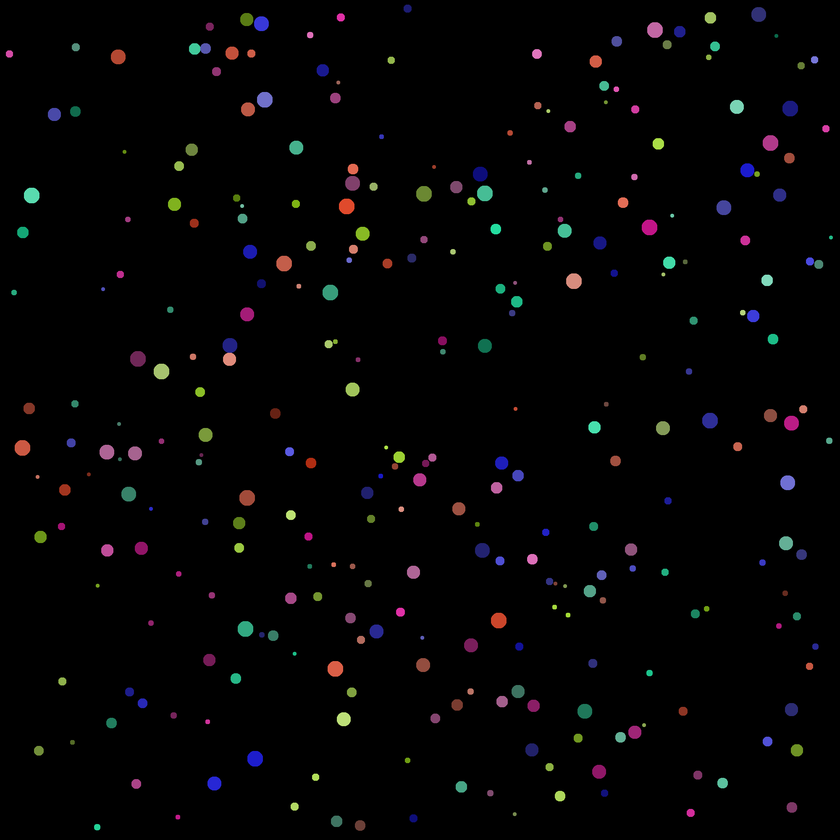
#> input picture balls.png, 840 x 840 px, shrunk from 2000 x 2000 before the run
$ python main.py
#> lines starting #> are read from the running program, lines starting #| are printed output that depends on the picture; after the words box and inside, x2 and y2 are one past the last pixel; in counts of white or black regions, pixels touching at a corner belong together
import matplotlib.pyplot as plt
import numpy as np
from skimage.measure import regionprops, label
from pathlib import Path

def neighbours4(y, x):
    return (y-1, x), (y+1, x), (y, x-1), (y, x+1)


def count_balls(region):
    shape = region.image.shape
    new_image = np.zeros((shape[0] + 2, shape[1] + 2), dtype=bool)
    new_image[1: -1, 1:-1] = region.image
    new_image = np.logical_not(new_image)
    labeled = label(new_image)
    return np.max(labeled) - 1

def calculate_centroid(region):
    return region.centroid

def recognize(region):
    if np.all(region.image):
        return "Полный объект"

    balls = count_balls(region)

    return f"Количество касающийся шариков: {balls}"

def fill_and_find_touching(lb, label, y, x):
    lb[y, x] = label
    for ny, nx in neighbours4(y, x):
        if 0 <= ny < lb.shape[0] and 0 <= nx < lb.shape[1]:
            if lb[ny, nx] == -1:  # Если пиксель не помечен
                fill_and_find_touching(lb, label, ny, nx)
            elif lb[ny, nx] != 0 and lb[ny, nx] != label:
                print(f"Шарики касаются друг друга на пикселях: ({y}, {x}) и ({ny}, {nx})")

def recursive_labeling(image):
    lb = image * -1
    label = 0
    for y in range(lb.shape[0]):
        for x in range(lb.shape[1]):
            if lb[y, x] == -1 and image[y, x] != 0:
                label += 1
                fill_and_find_touching(lb, label, y, x)
    return lb


symbols = plt.imread(Path(__file__).parent / "balls.png")
#> symbols is the input picture: shape (840, 840, 3) float32; mean R, G, B 0.0163, 0.0144, 0.0162
gray = symbols[:, :, :-1].mean(axis=2)
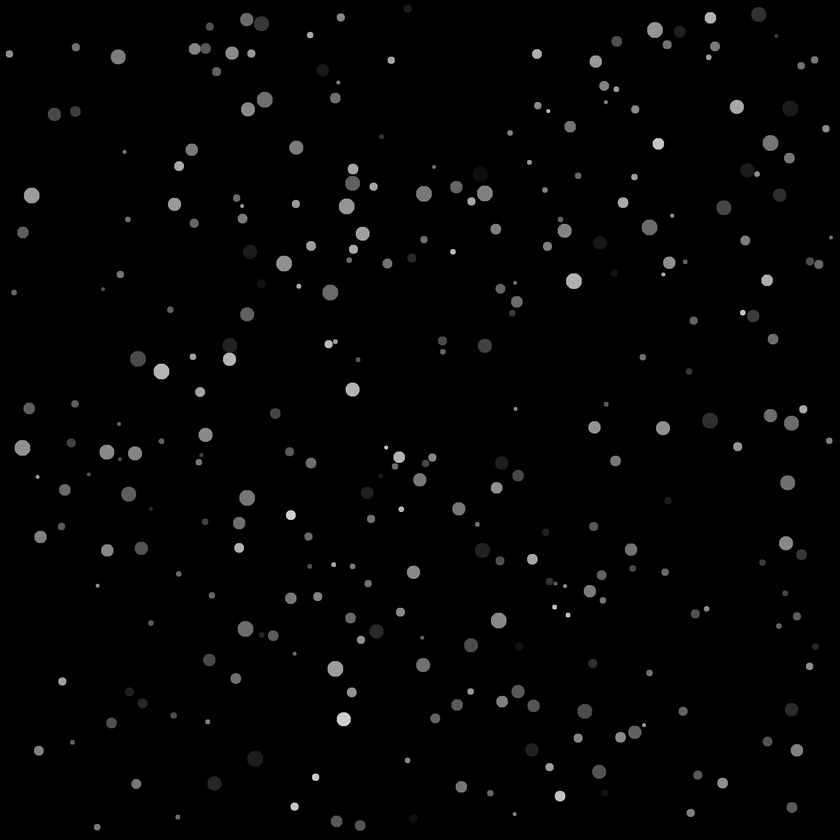
#> gray: shape (840, 840) float32; min 0, max 0.902, mean 0.0154
binary = gray > 0
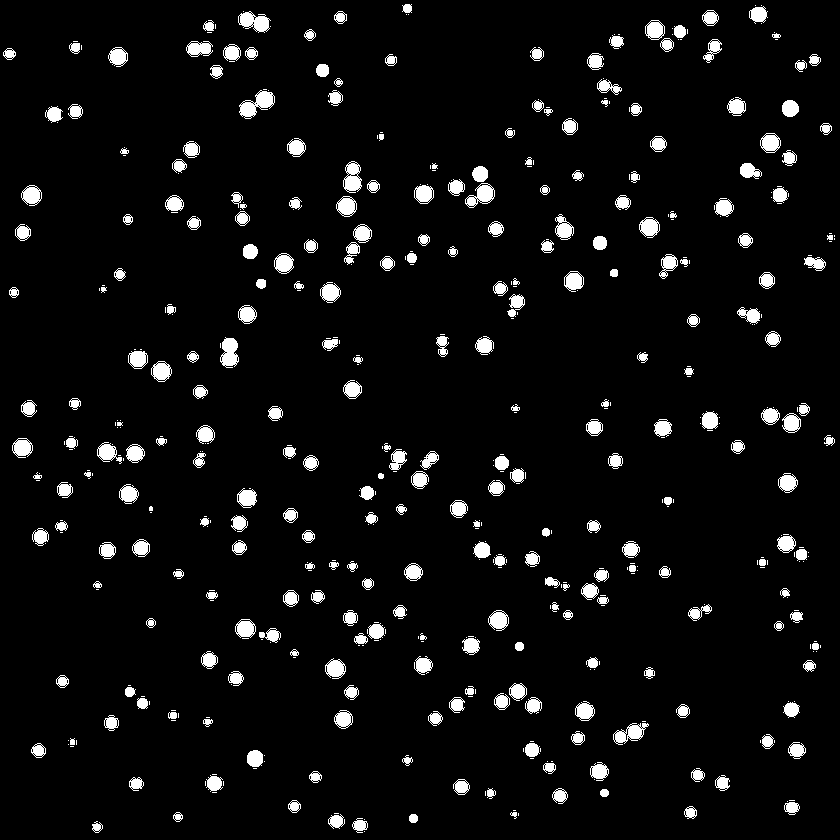
#> binary: shape (840, 840) bool; 5.6% white; 531 white regions (257 under 20 px)
labeled = label(binary)
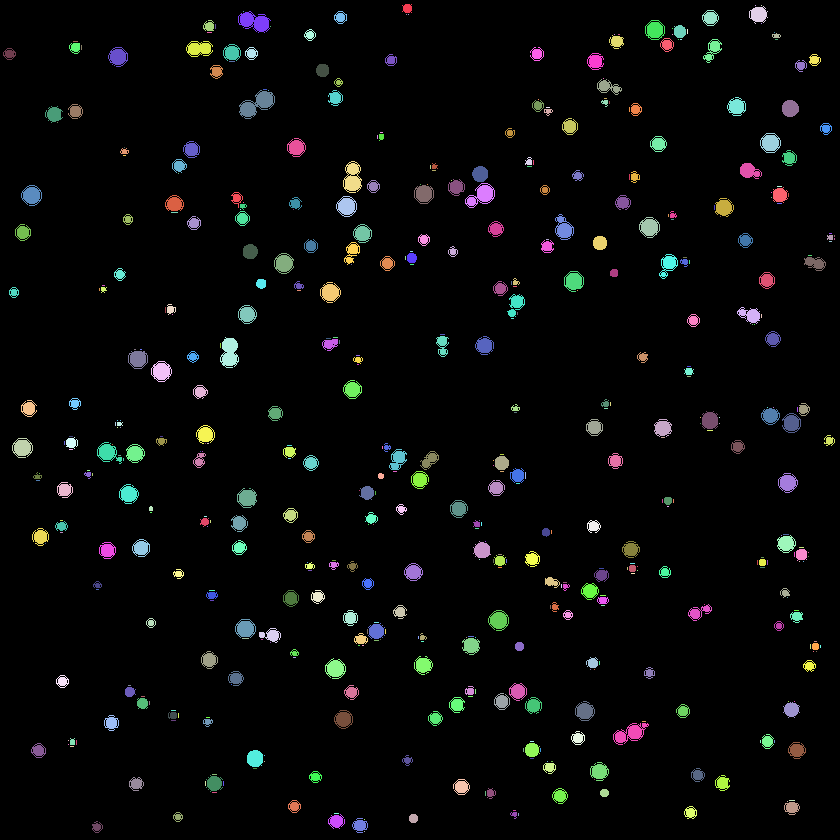
#> labeled: shape (840, 840) int32; 532 distinct labels, from 0 to 531; one colour per label, 0 black
regions = regionprops(labeled)
#> regions = 531 regions; largest, box (x1, y1, x2, y2) and area: (239, 90, 275, 119) 512, (238, 11, 271, 33) 424, (220, 337, 239, 368) 407, (343, 161, 362, 193) 393, (613, 723, 649, 745) 386

print(f"Количество найденных объектов: {len(regions)}")
#| Количество найденных объектов: 531

result = {}
out_path = Path(__file__).parent / "out_2"
out_path.mkdir(exist_ok=True)

for i, region in enumerate(regions):
    print(f"{i + 1}/{len(regions)}")
    symbol = recognize(region)
    if symbol not in result:
        result[symbol] = 0
    result[symbol] += 1

    plt.cla()
    plt.title(symbol)
    plt.imshow(region.image)
    plt.savefig(out_path / f"{i:03d}.png")
#> this loop made 531 passes
#> (balls in recognize, symbol) on passes 1, 4, 5: (0, 'Количество касающийся шариков: 0'), (0, 'Количество касающийся шариков: 0'), (0, 'Количество касающийся шариков: 0')
#| 1/531
#| 2/531
#| 3/531
#| 4/531
#| 5/531
#| 6/531
#| 7/531
#| 8/531
#> (further printed lines are left out)
#> pass 1, `plt.savefig(out_path / f"{i:03d}.png")`:
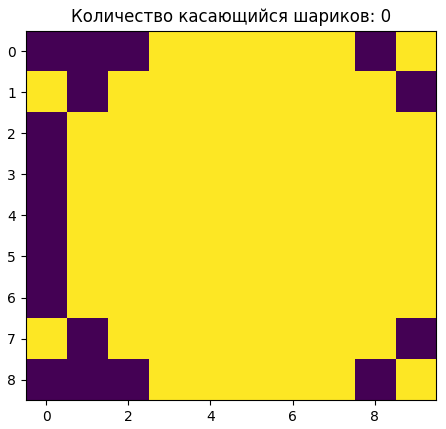
#> figure drawn by matplotlib, 1 panel
#> pass 2, `plt.savefig(out_path / f"{i:03d}.png")`:
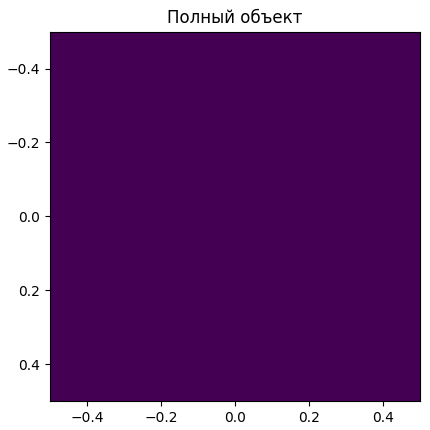
#> figure drawn by matplotlib, 1 panel
#> after the loop, result = {'Количество касающийся шариков: 0': 234, 'Полный объект': 256, 'Количество касающийся шариков: 1': 32, 'Количество касающийся шариков: 2': 8, 'Количество касающийся шариков: 3': 1}

print(result)
#| {'Количество касающийся шариков: 0': 234, 'Полный объект': 256, 'Количество касающийся шариков: 1': 32, 'Количество касающийся шариков: 2': 8, 'Количество касающийся шариков: 3': 1}
